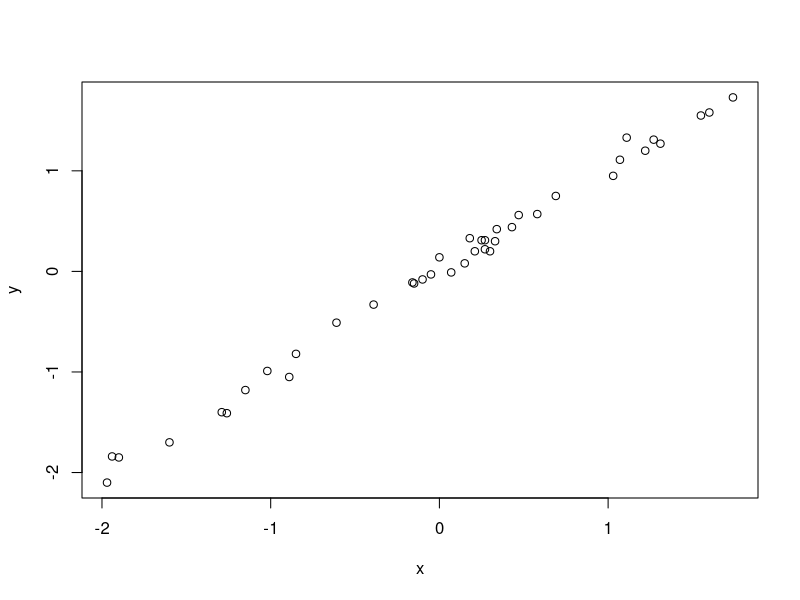
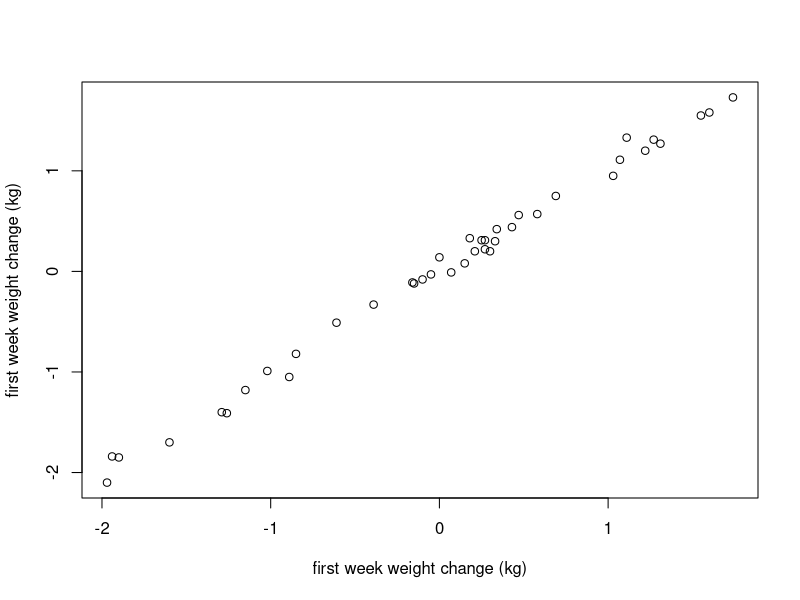

Write the R code that produced these figures, in order.
## ---- chunk 1
knitr::opts_chunk$set(fig.width=5.5,
                      fig.height=5,
                      fig.align='center')

## ---- chunk 2
x <- c(-0.1, 0.47, -1.02, 0.25, 0.07, -0.15, 1.74, 0, -1.94, -1.9, 
    0.27, -1.6, 0.15, 0.18, -0.85, 0.43, 0.33, 0.21, 1.31, 0.34, 
    0.3, -0.61, 1.07, 1.11, 0.69, 1.22, -0.39, 1.55, 0.58, -0.89, 
    1.27, -1.26, 1.03, 0.27, -0.05, -1.15, -0.16, -1.29, -1.97, 1.6)
y <- c(-0.08, 0.56, -0.99, 0.31, -0.01, -0.12, 1.73, 0.14, -1.84, 
    -1.85, 0.22, -1.7, 0.08, 0.33, -0.82, 0.44, 0.3, 0.2, 1.27, 0.42, 
    0.2, -0.51, 1.11, 1.33, 0.75, 1.2, -0.33, 1.55, 0.57, -1.05, 
    1.31, -1.41, 0.95, 0.31, -0.03, -1.18, -0.11, -1.4, -2.1, 1.58)
# correlation coefficient
cor(x, y)
plot(x, y)
## ---- chunk 3
x <- c(-0.1, 0.47, -1.02, 0.25, 0.07, -0.15, 1.74, 0, -1.94, -1.9, 
    0.27, -1.6, 0.15, 0.18, -0.85, 0.43, 0.33, 0.21, 1.31, 0.34, 
    0.3, -0.61, 1.07, 1.11, 0.69, 1.22, -0.39, 1.55, 0.58, -0.89, 
    1.27, -1.26, 1.03, 0.27, -0.05, -1.15, -0.16, -1.29, -1.97, 1.6)
y <- c(-0.08, 0.56, -0.99, 0.31, -0.01, -0.12, 1.73, 0.14, -1.84, 
    -1.85, 0.22, -1.7, 0.08, 0.33, -0.82, 0.44, 0.3, 0.2, 1.27, 0.42, 
    0.2, -0.51, 1.11, 1.33, 0.75, 1.2, -0.33, 1.55, 0.57, -1.05, 
    1.31, -1.41, 0.95, 0.31, -0.03, -1.18, -0.11, -1.4, -2.1, 1.58)
## ---- chunk 4
plot(x, y, xlab='first week weight change (kg)',
           ylab='first week weight change (kg)')
